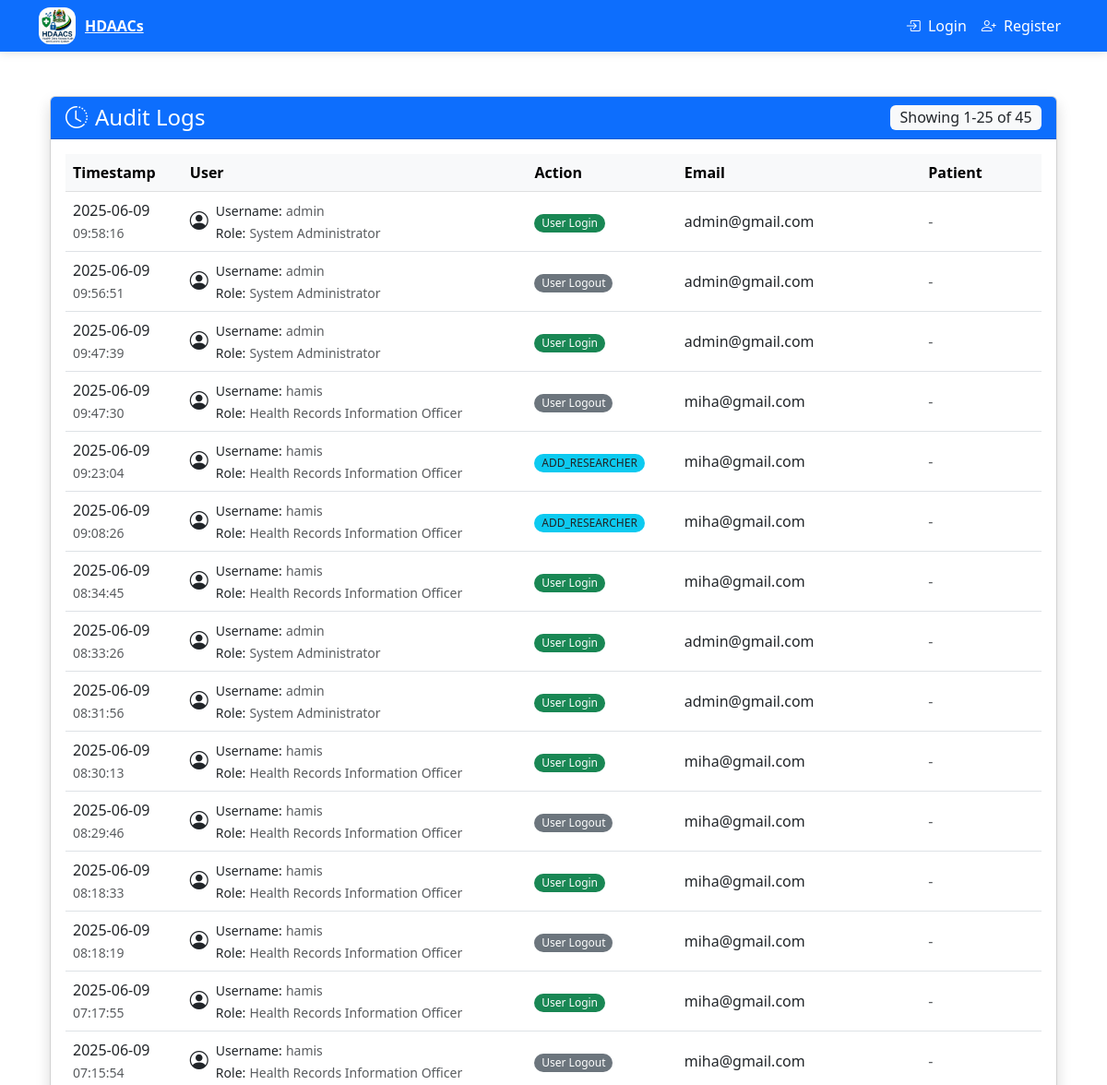
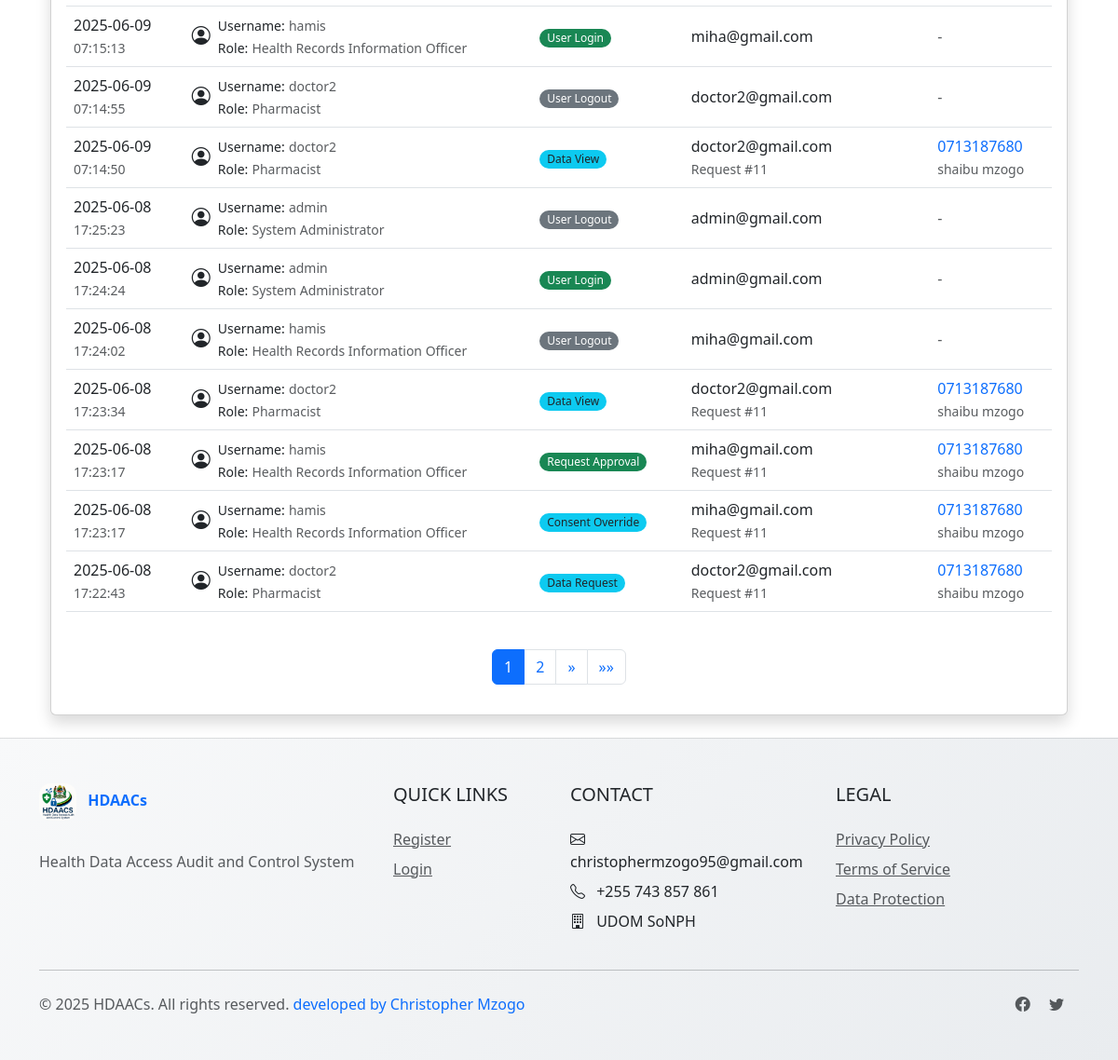
Page /audit/ on the earlier database version (2 pictures, top to bottom).
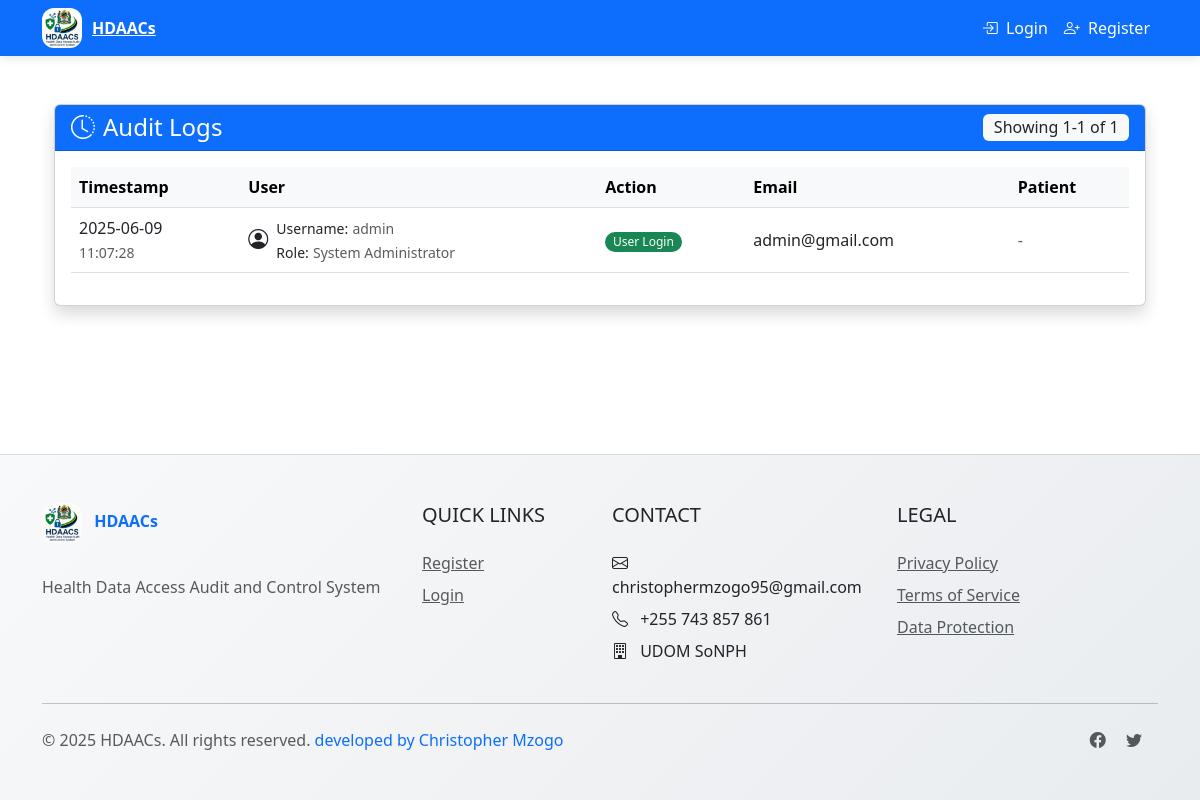
Same page on the later database version.
### audit/models.py (models this page shows, shortened)
class AuditLog(models.Model):
    ACTION_CHOICES = [
        ('LOGIN', 'User Login'),
        ('LOGOUT', 'User Logout'),
        ('VIEW', 'Data View'),
        ('REQUEST', 'Data Request'),
        ('APPROVE', 'Request Approval'),
        ('DENY', 'Request Denial'),
        ('CONSENT', 'Consent Response'),
        ('OVERRIDE', 'Consent Override'),
        ('SHARE', 'Data Sharing'),
        ('HOD_NOTIFY', 'HOD Notification'),
    ]
    user = models.ForeignKey(User, on_delete=models.SET_NULL, null=True, blank=True)
    action = models.CharField(max_length=20, choices=ACTION_CHOICES)
    patient = models.ForeignKey('patients.Patient', on_delete=models.SET_NULL, null=True, blank=True)
    request = models.ForeignKey('requests.DataRequest', on_delete=models.SET_NULL, null=True, blank=True)
    timestamp = models.DateTimeField(auto_now_add=True)
    ip_address = models.GenericIPAddressField(blank=True, null=True)
    class Meta:
        ordering = ['-timestamp']

### accounts/models.py (models this page shows, shortened)
class CustomUser(AbstractUser):
    FACILITY_CHOICES = [
        ('FAC1', 'Main Hospital'),
        ('FAC2', 'Regional Clinic'),
    ]
    ROLE_CHOICES = [
        ('HRIO', 'Health Records Information Officer'),
        ('DOCTOR', 'Doctor'),
        ('NURSE', 'Nurse'),
        ('PHARMACIST', 'Pharmacist'),
        ('ICT', 'ICT Staff'),
        ('HOD', 'Head of Department'),
        ('ADMIN', 'System Administrator'),
        ('AUDITOR', 'Auditor'),
        ('RESEARCHER', 'Researcher'),
    ]
    facility = models.CharField(max_length=50, choices=FACILITY_CHOICES, blank=True, null=True)
    role = models.CharField(max_length=20, choices=ROLE_CHOICES)
    department = models.CharField(max_length=100, blank=True, null=True)
    phone_number = models.CharField(max_length=20, blank=True, null=True)

### requests/models.py (models this page shows, shortened)
class DataRequest(models.Model):
    STATUS_CHOICES = [
        ('PENDING', 'Pending'),
        ('APPROVED', 'Approved'),
        ('DENIED', 'Denied'),
        ('EXPIRED', 'Expired'),
    ]
    requester = models.ForeignKey(CustomUser, on_delete=models.CASCADE, related_name='requests_made')
    hrio = models.ForeignKey(CustomUser, on_delete=models.CASCADE, related_name='requests_handled')
    patient = models.ForeignKey(Patient, on_delete=models.CASCADE)
    purpose = models.TextField()
    status = models.CharField(max_length=10, choices=STATUS_CHOICES, default='PENDING')
    created_at = models.DateTimeField(auto_now_add=True)
    updated_at = models.DateTimeField(auto_now=True)
    expires_at = models.DateTimeField()

### patients/models.py (models this page shows, shortened)
class Patient(models.Model):
    STATUS_CHOICES = [
        ('NORMAL', 'Normal'),
        ('CHRONIC', 'Chronic'),
        ('CRITICAL', 'Critical'),
    ]
    patient_number = models.CharField(
        max_length=20,
        unique=True,
        validators=[MinLengthValidator(10)]
    )
    first_name = models.CharField(max_length=100)
    last_name = models.CharField(max_length=100)
    date_of_birth = models.DateField()
    status = models.CharField(max_length=10, choices=STATUS_CHOICES, default='NORMAL')
    phone_number = models.CharField(max_length=20)
    email = models.EmailField(blank=True, null=True)
    created_by = models.ForeignKey(CustomUser, on_delete=models.SET_NULL, null=True)
    created_at = models.DateTimeField(auto_now_add=True)
    updated_at = models.DateTimeField(auto_now=True)

### audit/views.py (the view)
# urls.py: path('', views.audit_logs, name='audit_logs'),
def audit_logs(request):
    logs_list = AuditLog.objects.select_related('user', 'patient').order_by('-timestamp')
    paginator = Paginator(logs_list, 25)
    page = request.GET.get('page')
    try:
        logs = paginator.page(page)
    except PageNotAnInteger:
        logs = paginator.page(1)
    except EmptyPage:
        logs = paginator.page(paginator.num_pages)
    context = {
        'logs': logs,
        'debug': False  # Set to True temporarily for debugging
    }
    return render(request, 'audit/logs.html', context)

### audit/templates/audit/logs.html (shortened to what the changed rows need)
{% extends 'base.html' %}
{% block content %}
<div class="container-fluid">
    <div class="row mt-4">
        <div class="col-12">
            <div class="card shadow">
                <div class="card-header bg-primary text-white d-flex justify-content-between align-items-center">
                    <h4 class="mb-0">
                        <i class="bi bi-clock-history me-2"></i>Audit Logs
                    </h4>
                    <span class="badge bg-light text-dark fs-6">
                        Showing {{ logs.start_index }}-{{ logs.end_index }} of {{ logs.paginator.count }}
                    </span>
                </div>
                <div class="card-body">
                    <div class="table-responsive">
                        <table class="table table-hover align-middle">
                            <thead class="table-light">
                                <tr>
                                    <th class="w-15">Timestamp</th>
                                    <th class="w-15">User</th>
                                    <th class="w-15">Action</th>
                                    <th class="w-25">Email</th>
                                    <th class="w-15">Patient</th>
                                </tr>
                            </thead>
                            <tbody>
                                {% for log in logs %}
                                <tr>
                                    <td>
                                        <span class="d-block">{{ log.timestamp|date:"Y-m-d" }}</span>
                                        <small class="text-muted">{{ log.timestamp|time:"H:i:s" }}</small>
                                    </td>
                                    <td>
                                        {% if log.user %}
                                            <div class="d-flex align-items-center">
                                                <div class="flex-shrink-0 me-2">
                                                    <i class="bi bi-person-circle fs-5"></i>
                                                </div>
                                                <div>
                                                    <small>Username:</small> <small class="text-muted">{{ log.user.username }}</small><br>
                                                    <small>Role:</small> <small class="text-muted">{{ log.user.get_role_display }}</small>
                                                </div>
                                            </div>
                                        {% else %}
                                            <span class="text-muted">System</span>
                                        {% endif %}
                                    </td>
                                    <td>
                                        <span class="badge rounded-pill
                                            {% if log.action == 'LOGIN' %}bg-success
                                            {% elif log.action == 'LOGOUT' %}bg-secondary
                                            {% elif 'DENY' in log.action %}bg-danger
                                            {% elif 'APPROVE' in log.action %}bg-success
                                            {% else %}bg-info text-dark{% endif %}">
                                            {{ log.get_action_display }}
                                        </span>
                                    </td>
                                    <td>
                                        <div class="text-truncate" style="max-width: 250px;">
                                            {% if log.user %}
                                                {{ log.user.email }}
                                            {% else %}
                                                <span class="text-muted">-</span>
                                            {% endif %}
                                        </div>
                                        {% if log.request %}
                                            <small class="text-muted">Request #{{ log.request.id }}</small>
                                        {% endif %}
                                    </td>
                                    <td>
                                        {% if log.patient %}
                                            <a href="{% url 'patient_detail' log.patient.pk %}"
                                               class="text-decoration-none">
                                                <span class="d-block">{{ log.patient.patient_number }}</span>
                                                <small class="text-muted">{{ log.patient.first_name }} {{ log.patient.last_name }}</small>
                                            </a>
                                        {% else %}
                                            <span class="text-muted">-</span>
                                        {% endif %}
                                    </td>
                                </tr>
                                {% endfor %}
                            </tbody>
                        </table>
                    </div>
                    {% if logs.paginator.num_pages > 1 %}
                    <nav aria-label="Page navigation">
                        <ul class="pagination justify-content-center mt-4">
                            {% for num in logs.paginator.page_range %}
                                {% if logs.number == num %}
                                <li class="page-item active"><span class="page-link">{{ num }}</span></li>
                                {% elif num > logs.number|add:'-3' and num < logs.number|add:'3' %}
                                <li class="page-item"><a class="page-link" href="?page={{ num }}">{{ num }}</a></li>
                                {% endif %}
                            {% endfor %}
                            {% if logs.has_next %}
                            <li class="page-item">
                                <a class="page-link" href="?page={{ logs.next_page_number }}" aria-label="Next">
                                    <span aria-hidden="true">»</span>
                                </a>
                            </li>
                            <li class="page-item">
                                <a class="page-link" href="?page={{ logs.paginator.num_pages }}" aria-label="Last">
                                    <span aria-hidden="true">»»</span>
                                </a>
                            </li>
                            {% endif %}
                        </ul>
                    </nav>
                    {% endif %}
                </div>
            </div>
        </div>
    </div>
</div>
{% endblock %}

Differences in the rows shown:
removed AuditLog: timestamp "2025-06-09", timestamp "09:58:16", user.username "admin", user.role "System Administrator", action "User Login", user.email "admin@gmail.com"
removed AuditLog: timestamp "2025-06-09", timestamp "09:56:51", user.username "admin", user.role "System Administrator", action "User Logout", user.email "admin@gmail.com"
removed AuditLog: timestamp "2025-06-09", timestamp "09:47:39", user.username "admin", user.role "System Administrator", action "User Login", user.email "admin@gmail.com"
removed AuditLog: timestamp "2025-06-09", timestamp "09:47:30", user.username "hamis", user.role "Health Records Information Officer", action "User Logout", user.email "miha@gmail.com"
removed AuditLog: timestamp "2025-06-09", timestamp "09:23:04", user.username "hamis", user.role "Health Records Information Officer", action "ADD_RESEARCHER", user.email "miha@gmail.com"
removed AuditLog: timestamp "2025-06-09", timestamp "09:08:26", user.username "hamis", user.role "Health Records Information Officer", action "ADD_RESEARCHER", user.email "miha@gmail.com"
removed AuditLog: timestamp "2025-06-09", timestamp "08:34:45", user.username "hamis", user.role "Health Records Information Officer", action "User Login", user.email "miha@gmail.com"
removed AuditLog: timestamp "2025-06-09", timestamp "08:33:26", user.username "admin", user.role "System Administrator", action "User Login", user.email "admin@gmail.com"
removed AuditLog: timestamp "2025-06-09", timestamp "08:31:56", user.username "admin", user.role "System Administrator", action "User Login", user.email "admin@gmail.com"
removed AuditLog: timestamp "2025-06-09", timestamp "08:30:13", user.username "hamis", user.role "Health Records Information Officer", action "User Login", user.email "miha@gmail.com"
removed AuditLog: timestamp "2025-06-09", timestamp "08:29:46", user.username "hamis", user.role "Health Records Information Officer", action "User Logout", user.email "miha@gmail.com"
removed AuditLog: timestamp "2025-06-09", timestamp "08:18:33", user.username "hamis", user.role "Health Records Information Officer", action "User Login", user.email "miha@gmail.com"
removed AuditLog: timestamp "2025-06-09", timestamp "08:18:19", user.username "hamis", user.role "Health Records Information Officer", action "User Logout", user.email "miha@gmail.com"
removed AuditLog: timestamp "2025-06-09", timestamp "07:17:55", user.username "hamis", user.role "Health Records Information Officer", action "User Login", user.email "miha@gmail.com"
removed AuditLog: timestamp "2025-06-09", timestamp "07:15:54", user.username "hamis", user.role "Health Records Information Officer", action "User Logout", user.email "miha@gmail.com"
removed AuditLog: timestamp "2025-06-09", timestamp "07:15:13", user.username "hamis", user.role "Health Records Information Officer", action "User Login", user.email "miha@gmail.com"
removed AuditLog: timestamp "2025-06-09", timestamp "07:14:55", user.username "doctor2", user.role "Pharmacist", action "User Logout", user.email "doctor2@gmail.com"
removed AuditLog: timestamp "2025-06-09", timestamp "07:14:50", user.username "doctor2", user.role "Pharmacist", action "Data View", user.email "doctor2@gmail.com", request.id "11", patient.patient_number "0713187680", patient.first_name "shaibu", patient.last_name "mzogo"
removed AuditLog: timestamp "2025-06-08", timestamp "17:25:23", user.username "admin", user.role "System Administrator", action "User Logout", user.email "admin@gmail.com"
removed AuditLog: timestamp "2025-06-08", timestamp "17:24:24", user.username "admin", user.role "System Administrator", action "User Login", user.email "admin@gmail.com"
removed AuditLog: timestamp "2025-06-08", timestamp "17:24:02", user.username "hamis", user.role "Health Records Information Officer", action "User Logout", user.email "miha@gmail.com"
removed AuditLog: timestamp "2025-06-08", timestamp "17:23:34", user.username "doctor2", user.role "Pharmacist", action "Data View", user.email "doctor2@gmail.com", request.id "11", patient.patient_number "0713187680", patient.first_name "shaibu", patient.last_name "mzogo"
removed AuditLog: timestamp "2025-06-08", timestamp "17:23:17", user.username "hamis", user.role "Health Records Information Officer", action "Request Approval", user.email "miha@gmail.com", request.id "11", patient.patient_number "0713187680", patient.first_name "shaibu", patient.last_name "mzogo"
removed AuditLog: timestamp "2025-06-08", timestamp "17:23:17", user.username "hamis", user.role "Health Records Information Officer", action "Consent Override", user.email "miha@gmail.com", request.id "11", patient.patient_number "0713187680", patient.first_name "shaibu", patient.last_name "mzogo"
removed AuditLog: timestamp "2025-06-08", timestamp "17:22:43", user.username "doctor2", user.role "Pharmacist", action "Data Request", user.email "doctor2@gmail.com", request.id "11", patient.patient_number "0713187680", patient.first_name "shaibu", patient.last_name "mzogo"
now on this page (row edited): AuditLog: timestamp "2025-06-09", timestamp "11:07:28", user.username "admin", user.role "System Administrator", action "User Login", user.email "admin@gmail.com"
Other differences:
{{ logs.end_index }}: "25" → "1"
{{ logs.paginator.count }}: "45" → "1"
list line gone: "1"
list line gone: "2"
